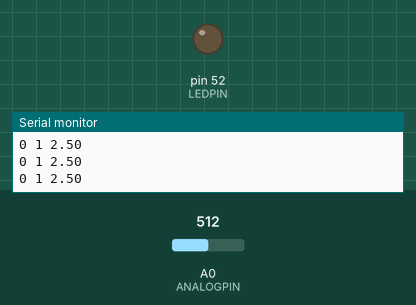
A sketch run on a simulated Arduino Mega 2560, built with avr-gcc and run on an emulated ATmega2560. Shown: output pins drawn as LEDs (lit = HIGH), the last lines printed to the serial monitor. Inputs (shaded band) come from the test bench; at power-on: A0 (ANALOGPIN) = 512.

Above: at 1.2 s.
1.3 s: A0 (ANALOGPIN) set to 129
3.5 s: A0 (ANALOGPIN) set to 117
At 5.7 s:
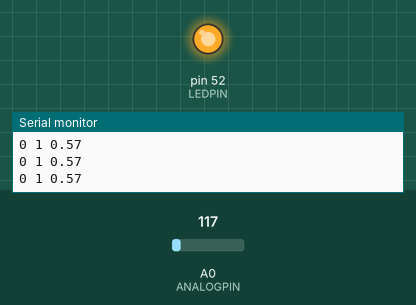
6.0 s: A0 (ANALOGPIN) set to 91
7.5 s: A0 (ANALOGPIN) set to 77
At 7.9 s:
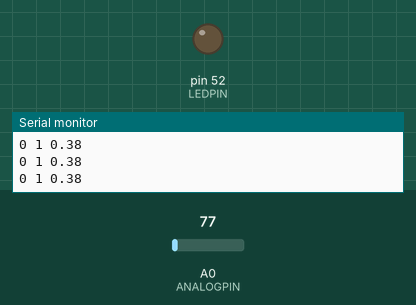
9.0 s: A0 (ANALOGPIN) set to 122
At 11.2 s:
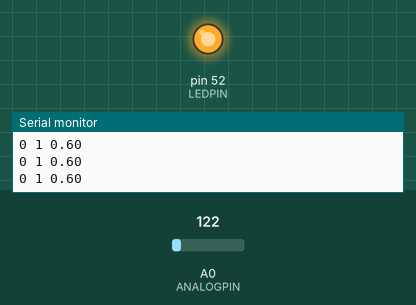
Timing chart, 0 to 12.5 s (numbered marks = the images above; inputs shaded):
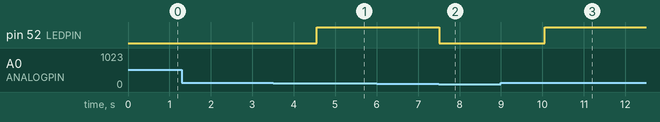

Measured:
- the behaviour switches between 123 and 122 on A0 (ANALOGPIN) (found by bisection; images 0 and 1)
- the behaviour switches between 82 and 81 on A0 (ANALOGPIN) (found by bisection; images 1 and 2)
- after the input at 3.5 s, pin 52 (LEDPIN): LOW → HIGH after 1.1 s
- after the input at 7.5 s, pin 52 (LEDPIN): HIGH → LOW at once
- after the input at 9.0 s, pin 52 (LEDPIN): LOW → HIGH after 1.1 s

The sketch:

StealthPIR.ino
```cpp
/*
Title: Read PIR Sensor ADC Values
Author: Parker Schless (pis7)
Date: 6/1/23
Version: 1.1

Summary:
This code reads the ADC value from the PIR sensor circuit output and drives the LED digital pin based on if there is enough signal from the sensor.

References:
- ADC: https://www.electronicwings.com/arduino/adc-in-arduino, https://cdn.arduino.cc/reference/en/language/functions/analog-io/analogreference/
- Serial: https://www.arduino.cc/reference/en/language/functions/communication/serial/
*/

float maxDigVal = 1023; // Maximum digital value of ADC (10-bit ADC for the boards we are using)

// Initialize variables - CHANGE FOLLOWING PARAMETERS AS NEEDED (MUST MATCH IN PYTHON) -----------------------------------------
#define BAUDRATE 9600 // Serial baudrate
#define ANALOGPIN 0 // Analog pin used for sensor input
#define LEDPIN 52 // Digital pin used for LED
#define DELAYTIME 1 // Delay time in msec
#define LEDDELAY 100 // Time until LED can turn off
float vref = 5.0; // Reference voltage used
int ledTime = 0; // Time since LED turned on, used for delay function

// Change this based on sensor used
float threshold = 0.1; // Voltage threshold for LED to turn on
float dclevel = 0.5; // Voltage of DC bias point

// Main functions, REMEMBER TO FLASH CODE TO ARDUINO IF CHANGES MADE -----------------------------------------------------------

void setup() {
 analogReference(EXTERNAL); // Sets ADC reference voltage to AREF pin voltage
 pinMode(LEDPIN, OUTPUT); // Set pin
 Serial.begin(BAUDRATE); // Sets up serial with specified baudrate
}

void loop() {
  float digitalVal = analogRead(ANALOGPIN); // Read in digital value in range 0 - 1023 from ADC pin
  float analogVoltage = vref*digitalVal/maxDigVal; // Convert digital value to analog voltage

  // To print out live view of data, change bounds accordingly
  Serial.print(0);
  Serial.print(" ");
  Serial.print(1);
  Serial.print(" ");
  Serial.println(analogVoltage);

  // If Vpp is >= threshold then turn LED on
  if (abs(analogVoltage - dclevel) >= threshold) {
    digitalWrite(LEDPIN, LOW);
    ledTime = 0;
  } else if (ledTime > LEDDELAY) { // else turn LED off if it has been on for a certain amount of time
    digitalWrite(LEDPIN, HIGH);
    ledTime = 0;
  }
  ledTime++;
  delay(DELAYTIME); // delay for specified time before sending next sample
}
```
